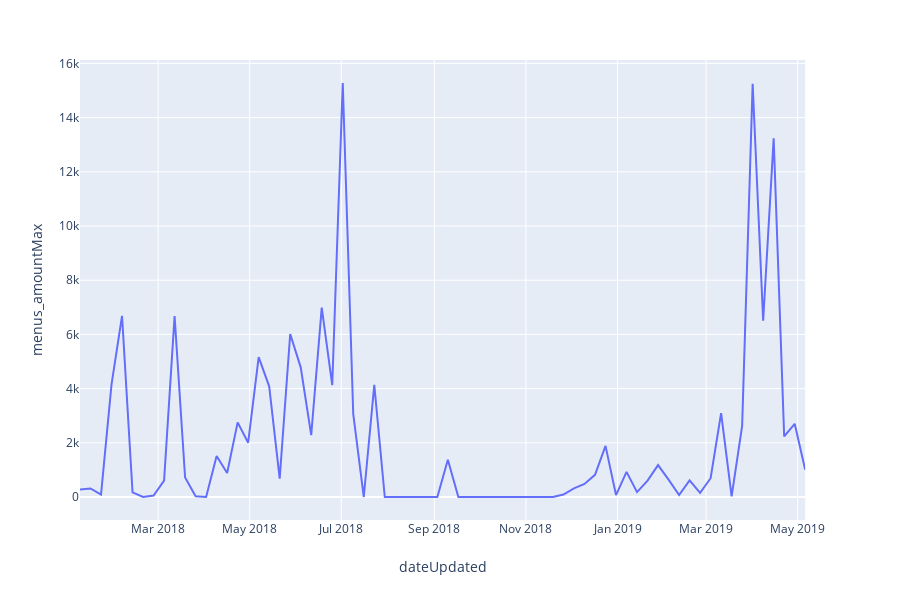

Source (notebook cell):
### Code cell
import plotly.express as px
fig = px.line(data_week1, x='dateUpdated', y='menus_amountMax')
fig.show()
